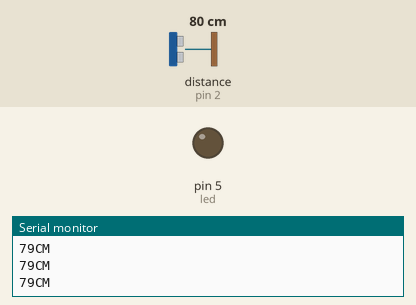
Recording of a sketch running on a simulated Arduino Uno, built with avr-gcc and run on an emulated ATmega328P. Parts: output pins drawn as LEDs (lit = HIGH), the last lines printed to the serial monitor. Wiring (inferred from the names in the program): ultrasonic range finder: trigger pin 6; echo pin 2. The inputs (shaded band) are chosen by the test bench; at power-on: distance to the obstacle (sensor on pin 2) 80 cm. The echo pulse lasts 58.3 µs per cm; pins used as bus, display or sensor lines are not drawn.

Above: at 1.2 s.
1.3 s: distance to the obstacle (sensor on pin 2) set to 23 cm
4.3 s: distance to the obstacle (sensor on pin 2) set to 20 cm
At 5.5 s:
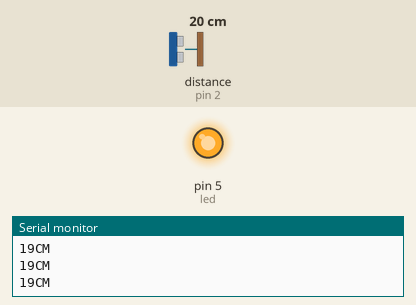
5.8 s: distance to the obstacle (sensor on pin 2) set to 35 cm
At 6.6 s:
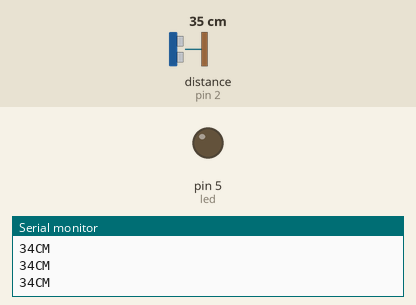
7.3 s: distance to the obstacle (sensor on pin 2) set to 2 cm
At 7.6 s:
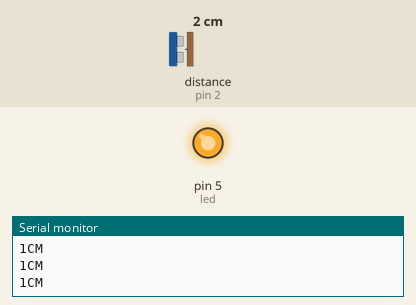
Timing chart, 0 to 9.8 s (numbered marks = the images above; inputs shaded):
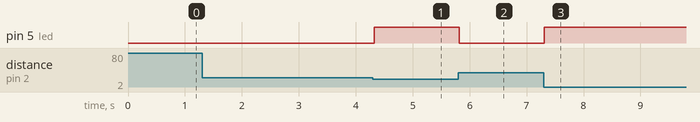

The sketch:

US_arduino.ino
```cpp
//For US
int trigPin = 6;
int echoPin = 2;
int led = 5;
int buzzer = 5;
void setup(){
Serial.begin(9600);
pinMode(led, OUTPUT);
 pinMode(trigPin, OUTPUT);
pinMode(echoPin, INPUT);
}
void loop(){
long duration, distance;
 digitalWrite(trigPin,HIGH);
 delayMicroseconds(1000);
 digitalWrite(trigPin, LOW);
  duration=pulseIn(echoPin, HIGH);
  distance =(duration/2)/29.1;
  Serial.print(distance);
  Serial.println("CM");
  delay(10);
 if((distance<=20))
  {
    digitalWrite(led, HIGH);
}
   else if(distance>20)
{
 digitalWrite(led, LOW);
  }
}
```

Measured:
- the behaviour switches between 22 and 21 cm on distance to the obstacle (sensor on pin 2) (found by bisection; images 0 and 1)
- after the input at 4.3 s, pin 5 (led): LOW → HIGH at once
- after the input at 5.8 s, pin 5 (led): HIGH → LOW at once
- after the input at 7.3 s, pin 5 (led): LOW → HIGH at once
